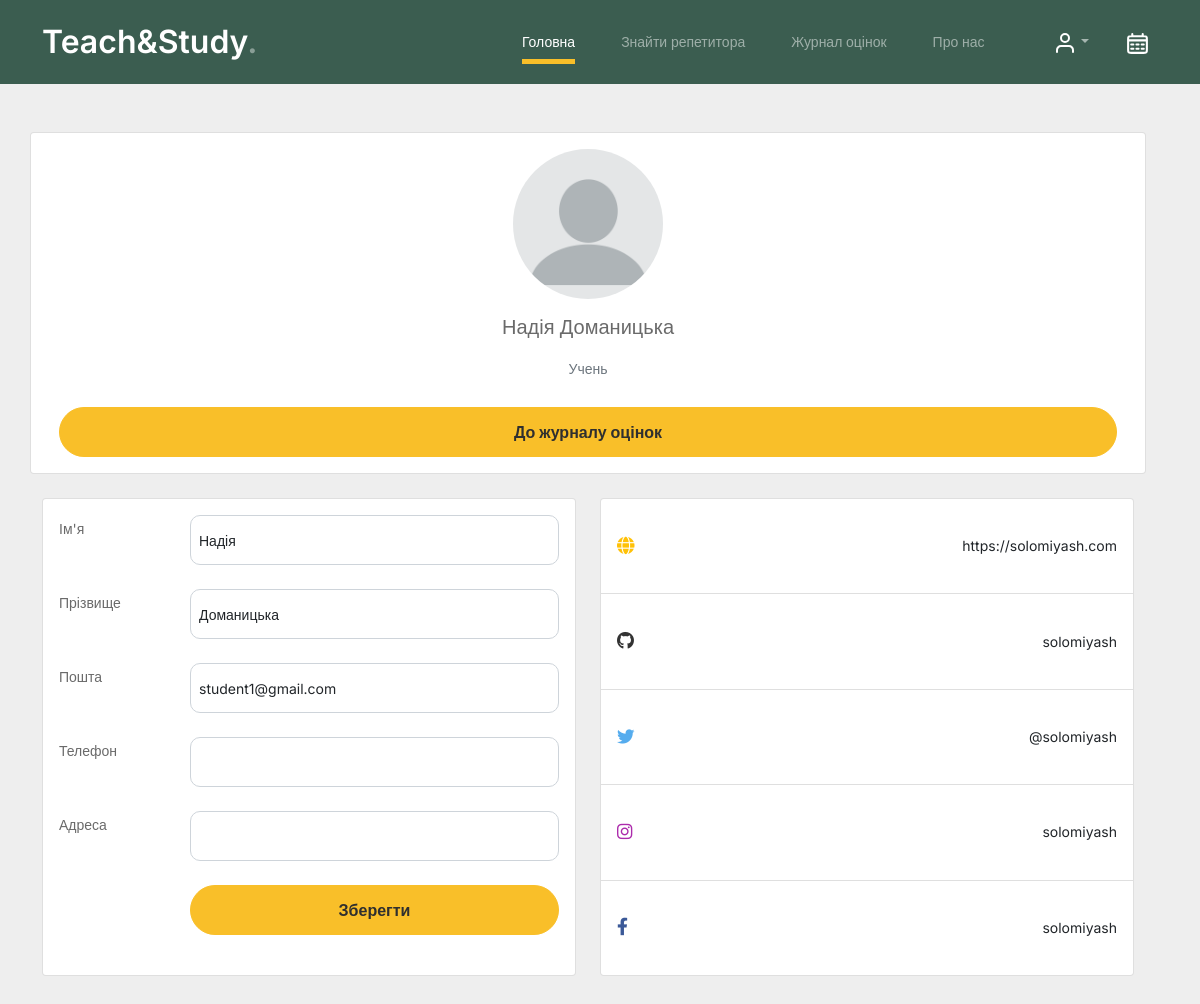
Screenshot of /profile (signed in) with the database file from the repository.
### website/models.py (models this page shows)
class User(db.Model, UserMixin):
    id = db.Column(db.Integer, primary_key=True)
    email = db.Column(db.String(150), unique=True)
    password = db.Column(db.String(150))
    first_name = db.Column(db.String(150))
    last_name = db.Column(db.String(150))
    address = db.Column(db.String(200))
    phone = db.Column(db.String(10), unique=True)
    date_added = db.Column(db.DateTime(timezone=True), default = func.now())
    is_student = db.Column(db.Boolean)
    is_tutor = db.Column(db.Boolean)
    notes = db.relationship('Note')
    student = db.relationship('Student', uselist=False, back_populates='user')
    tutor = db.relationship('Tutor', uselist=False, back_populates='user')

### website/views.py (the view, shortened to what this page needs)
@views.route('/profile', methods=['GET', 'POST'])
@login_required
def profile():
    return render_template("profile.html", user=current_user)

### website/__init__.py (called while the page is built)
def create_app():
    app = Flask(__name__)
    app.config['SECRET_KEY'] = 'hjshjhdjah kjshkjdhjs'
    app.config['SQLALCHEMY_DATABASE_URI'] = f'sqlite:///{DB_NAME}'
    db.init_app(app)
    from .views import views
    from .auth import auth
    app.register_blueprint(views, url_prefix='/')
    app.register_blueprint(auth, url_prefix='/')
    from .models import User, Note
    with app.app_context():
        db.create_all()
        print('db created')
    login_manager = LoginManager()
    login_manager.login_view = 'auth.login'
    login_manager.init_app(app)
    @login_manager.user_loader
    def load_user(id):
        return User.query.get(int(id))
    return app

### website/templates/profile.html (shortened to what this page needs)
{% extends "base.html" %} {% block title %}Профіль{% endblock %}
{% block content %}
<section style="background-color: #eee;">
    <div class="container py-5">
      <div class="row">
        <div class="row">
          <div class="card mb-4">
            <div class="card-body text-center">
              <img src="../static/images/blank-profile-picture.png" alt="avatar"
                class="rounded-circle img-fluid" style="width: 150px;">
              <h5 class="my-3">{{user.first_name}} {{user.last_name}}</h5>
              <p class="text-muted mb-1">
                {% if user.is_student == True%}
                  Учень
                {% else %}
                  Репетитор
                {% endif %}
              </p>
              {% if user.is_student %}
                <a class="btn btn-m btn-secondary" style="width: 100%;">До журналу оцінок</a>
              {% else %}
                <a class="btn btn-m btn-secondary" href="/curriculum"  style="width: 100%;" >До планів</a>
              {% endif %}
            </div>
          </div>
          </div>
        <div class="row mb-4">
              <div class="col-lg-6">
                <div class="card mb-4"style="height: 100%; width: 100%;">
                  <div class="card-body">
                  <form id="userDataForm" method="POST">
                    <div class="row form-outline mb-4">
                      <div class="col-3">
                        <label for="first_name">Ім'я</label>
                      </div>
                      <div class="col-9">
                        <input class="form-control form-control-sm" type="text" id="first_name" name="first_name" style="width: 100%;" value="{{user.first_name}}">
                      </div>
                    </div>
                    <div class="row form-outline mb-4">
                      <div class="col-3">
                        <label for="last_name">Прізвище</label>
                      </div>
                      <div class="col-9">
                        <input class="form-control form-control-sm" type="text" id="last_name" name="last_name" style="width: 100%;" value="{{user.last_name}}">
                      </div>
                    </div>
                    <div class="row form-outline mb-4">
                      <div class="col-3">
                        <label for="email">Пошта</label>
                      </div>
                      <div class="col-9">
                        <input class="form-control form-control-sm" type="text" id="email" name="email" style="width: 100%;" value="{{user.email}}">
                      </div>
                    </div>
                    <div class="row form-outline mb-4">
                      <div class="col-3">
                        <label for="phone">Телефон</label>
                      </div>
                      <div class="col-9">
                        <input class="form-control form-control-sm" type="text" id="phone" name="phone" style="width: 100%;" value="{% if user.phone != None %}{{user.phone}}{% endif %}">
                      </div>
                    </div>
                    <div class="row form-outline mb-4">
                      <div class="col-3">
                        <label for="address">Адреса</label>
                      </div>
                      <div class="col-9">
                        <input class="form-control form-control-sm" type="text" id="address" name="address" style="width: 100%;" value="{% if user.address != None %}{{user.address}}{% endif %}">
                      </div>
                    </div>
                    <div class="row justify-content-end">
                      <div class="col-9">
                        <button class="btn btn-m btn-secondary" style="width: 100%;" type="submit">Зберегти</button>
                      </div>
                    </div>
                </form>
              </div>
            </div>
          </div>
          <div class="col-lg-6">
            <div class="card mb-4 mb-lg-0" style="height: 100%; width: 100%;">
              <div class="card-body p-0">
                <ul class="list-group list-group-flush rounded-3 d-flex flex-column" style="height: 100%;">
                  <li class="list-group-item d-flex justify-content-between align-items-center p-3 flex-grow-1">
                    <p class="mb-0">https://solomiyash.com</p>
                  </li>
                  <li class="list-group-item d-flex justify-content-between align-items-center p-3 flex-grow-1">
                    <p class="mb-0">solomiyash</p>
                  </li>
                  <li class="list-group-item d-flex justify-content-between align-items-center p-3 flex-grow-1">
                    <p class="mb-0">@solomiyash</p>
                  </li>
                  <li class="list-group-item d-flex justify-content-between align-items-center p-3 flex-grow-1">
                    <p class="mb-0">solomiyash</p>
                  </li>
                  <li class="list-group-item d-flex justify-content-between align-items-center p-3 flex-grow-1">
                    <p class="mb-0">solomiyash</p>
                  </li>
                </ul>
              </div>
            </div>
          </div>
        </div>
      </div>
    </div>
  </section>
{% endblock %}

### website/static/css/style.css (style rules this page uses)
body { overflow-x: hidden; position: relative; }
body { font-family: "Inter", sans-serif; font-weight: 400; line-height: 28px; color: #6a6a6a; font-size: 14px; background-color: #eff2f1; }
a { text-decoration: none; -webkit-transition: .3s all ease; -o-transition: .3s all ease; transition: .3s all ease; color: #2f2f2f; text-decoration: underline; }
.btn { font-weight: 600; padding: 12px 30px; border-radius: 30px; color: #ffffff; background: #2f2f2f; border-color: #2f2f2f; }
.btn.btn-secondary { color: #2f2f2f; background: #f9bf29; border-color: #f9bf29; }
.form-control { height: 50px; border-radius: 10px; font-family: "Inter", sans-serif; }

### rows the page displays
User: first_name "Надія", last_name "Доманицька", email "student1@gmail.com"
